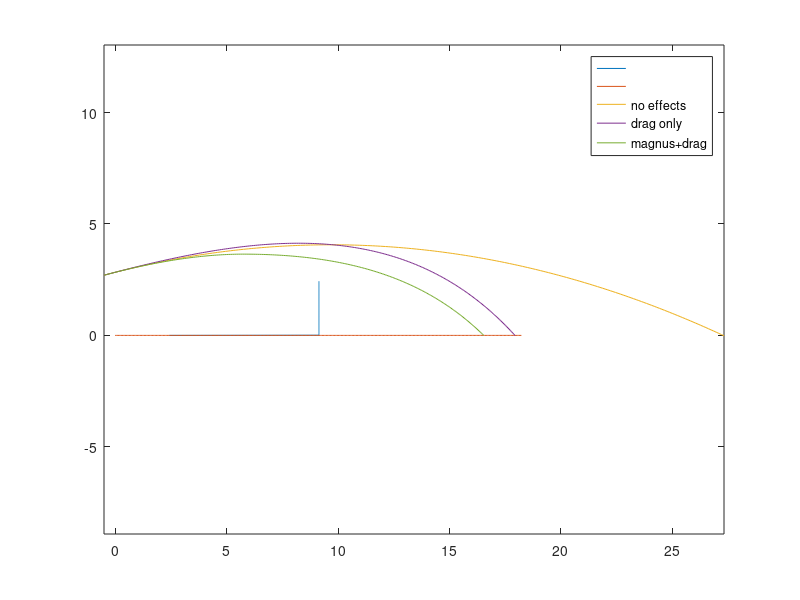

Reproduce this figure in MATLAB.
clear all, clc

%% Arrays and Variables

x = zeros(1000,1);
y = zeros(1000,1);
xdrag = zeros(1000,1);
ydrag = zeros(1000,1);
xdragmagnus = zeros(1000,1);
ydragmagnus = zeros(1000,1);
Vx = zeros(1000,1);
Vy = zeros(1000,1);
Vxdrag = zeros(1000,1);
Vydrag = zeros(1000,1);
Vxdragmagnus = zeros(1000,1);
Vydragmagnus = zeros(1000,1);
xnet = zeros(300,1);
ynet = zeros(300,1);
xfloor = zeros(300,1);
yfloor = zeros(300,1);

yfinished = 0;
ydfinished = 0;
ydmfinished = 0;

% Serve variables
angledeg = 15; % angle in degrees, 27
angle = angledeg*pi/180; % angle for calcs
Vi = 20; % velocity in meters/s, 13
x(1) = -.5;
y(1) = 2.70;

% Ball starts
ydrag(1) = y(1);
ydragmagnus(1) = y(1);
xdrag(1) = x(1);
xdragmagnus(1) = x(1);
Vix = Vi*cos(angle);
Viy = Vi*sin(angle);
Vx(1) = Vix;
Vy(1) = Viy;
Vxdrag(1) = Vix;
Vydrag(1) = Viy;
Vxdragmagnus(1) = Vix;
Vydragmagnus(1) = Viy;

% Making net and floor
% Net
xnet(1) = 2.43;
ynet(1) = 0;

% Floor
xfloor(1) = 0;
yfloor(1) = 0;

for j = 2:300
    xnet(j) = 18.288/2;
    ynet(j) = ynet(j-1)+(2.4384/300);
    xfloor(j) = xfloor(j-1)+(18.288/300);
    yfloor(j) = 0;
end

%% Creating arrays based on accel/velocity/position
timesteps = 500;
for i = 2:timesteps
    timestepsize = 3/timesteps;
    t = i*timestepsize;
    % Drag variables
    radius = .105;
    A = pi*radius^2;
    rho = 1.293;
    Cd = .5;
    m = .27;
    % Drag acceleration effects
    if Vy(i-1) > 0
        Dy = -Cd*rho*((Vydrag(i-1))^2)*A/2;
    else
        Dy = Cd*rho*((Vydrag(i-1))^2)*A/2;
        if Dy > 9.81*m
            Dy = 9.81*m;
        end
    end
    Dx = Cd*rho*((Vxdrag(i-1))^2)*A/2;

    % Calculating velocity and position with drag
    Vxdrag(i) = Vxdrag(i-1) - (Dx/m)*timestepsize;
    Vydrag(i) = Vydrag(i-1) - (9.81+Dy/m)*timestepsize;
    xdrag(i) = xdrag(i-1) + Vxdrag(i)*timestepsize;
    ydrag(i) = ydrag(i-1) + Vydrag(i)*timestepsize;

    % Calculating effects of Magnus force
    velapprox = Vi;
    omega = 30; % radians per s
    S = radius*omega/velapprox;
    disp(S);
    CL = .05; % Lift coefficient for Magnus, approx based on S
    Vdragmagnustotal = sqrt((Vydragmagnus(i-1)^2)+(Vxdragmagnus(i-1)^2));
    Vdragmagnusangle = atan((Vydragmagnus(i-1))/(Vxdragmagnus(i-1)));
    disp(rad2deg(Vdragmagnusangle));
    % FMagnus = .5*Cl*rho*A*v^2
    FMagnus = .5*CL*rho*A*(Vdragmagnustotal)^2;
    if Vdragmagnusangle > 0
        FMagnusx = FMagnus*sin(Vdragmagnusangle);
        FMagnusy = FMagnus*cos(Vdragmagnusangle);
    else
        FMagnusx = FMagnus*-sin(Vdragmagnusangle);
        FMagnusy = FMagnus*-cos(Vdragmagnusangle);
    end
    %disp(FMagnusx);
    %disp(FMagnusy);
    DMx = Dx + FMagnusx/m; % Drag acc + Magnus acc
    DMy = Dy + FMagnusy/m; % Drag acc + Magnus acc

    % Calculating velocity and position with drag + Magnus force
    Vxdragmagnus(i) = Vxdragmagnus(i-1) - (DMx/m)*timestepsize;
    Vydragmagnus(i) = Vydragmagnus(i-1) - (9.81+DMy/m)*timestepsize;
    xdragmagnus(i) = xdragmagnus(i-1) + Vxdragmagnus(i)*timestepsize;
    ydragmagnus(i) = ydragmagnus(i-1) + Vydragmagnus(i)*timestepsize;

    % No drag
    Dx = 0;
    Dy = 0;
    % m = 1;
    Vx(i) = Vx(1) - (Dx/m)*t;
    Vy(i) = Vy(1) - (9.81+Dy/m)*t;
    x(i) = x(1) + Vix*t + .5*(Dx/m)*t^2;
    y(i) = y(1) + Viy*t + .5*(-9.81+Dy/m)*(t^2);
end

%% Ending arrays upon floor
for yvals=1:1000
    if ydragmagnus(yvals) <= 0 && ydmfinished == 0
        endvaldm = yvals;
        ydmfinished = 1;
    end
    if ydrag(yvals) <= 0 && ydfinished == 0
        endvald = yvals;
        ydfinished = 1;
    end
    if y(yvals) <= 0 && yfinished == 0
        endval = yvals;
        yfinished = 1;
    end
end
xdragmagnusbeforefloor = xdragmagnus(1:endvaldm);
ydragmagnusbeforefloor = ydragmagnus(1:endvaldm);
xdragbeforefloor = xdrag(1:endvald);
ydragbeforefloor = ydrag(1:endvald);
xbeforefloor = x(1:endval);
ybeforefloor = y(1:endval);

%% Plotting arrays
plot(xnet,ynet);
hold on
plot(xfloor,yfloor);
hold on
plot(xbeforefloor,ybeforefloor);
hold on
plot(xdragbeforefloor,ydragbeforefloor);
hold on
plot(xdragmagnusbeforefloor,ydragmagnusbeforefloor);
axis equal
legend('','','no effects','drag only','magnus+drag')
hold off;
